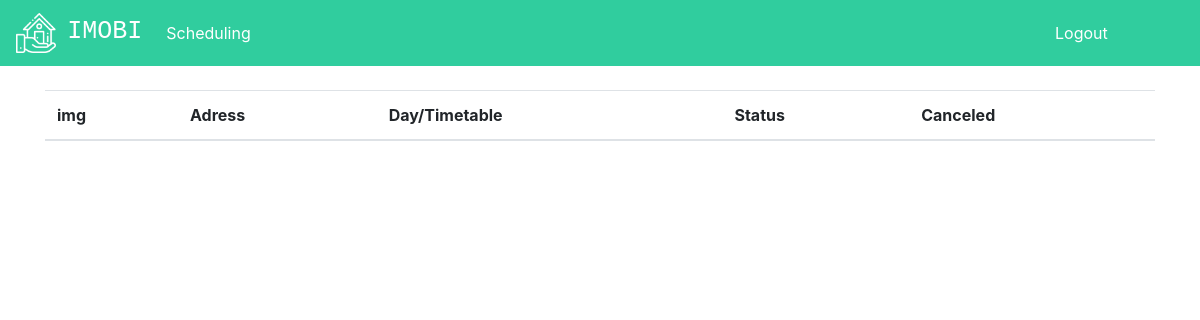
/scheduling (signed in), run on an earlier commit of the app's database.
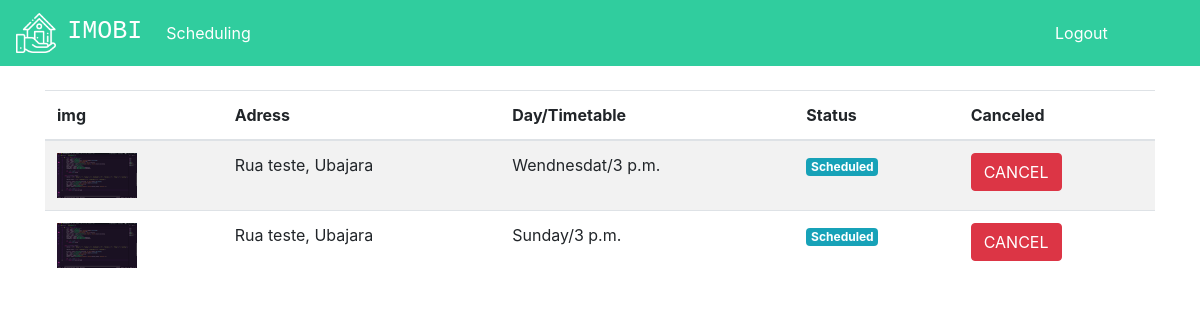
And on a later commit of the database.
### home/models.py (models this page shows, shortened)
class Visits(models.Model):
    choices = (('Monday', 'Monday'),('Tuesday', 'Tuesday'),('Wendnesdat', 'Wendnesdat'),('Thursday', 'Thursday'),('Friday', 'Friday'),('Saturday','Saturday'),('Sunday', 'Sunday'))
    choices_status = (('S', 'Scheduled'),('F', 'Finalized'),('C', 'Canceled'))
    building = models.ForeignKey(Building, on_delete=models.DO_NOTHING)
    user = models.ForeignKey(User, on_delete=models.DO_NOTHING)
    day = models.CharField(max_length=20, choices=choices)
    timetable = models.TimeField()
    status = models.CharField(max_length=1, choices=choices_status, default='S')

class Building(models.Model):
    choices = (('S', 'Sale'), ('R', 'Rent'))
    choices_building = (('A', 'Apartment'), ('H', 'House'))
    images = models.ManyToManyField(Image)
    value = models.FloatField()
    rooms = models.IntegerField()
    size = models.FloatField()
    city = models.ForeignKey(City, on_delete=models.DO_NOTHING)
    street = models.CharField(max_length=50)
    kind = models.CharField(max_length=1, choices=choices)
    immovable_type = models.CharField(max_length=1, choices=choices_building)
    number = models.IntegerField()
    description = models.TextField()
    visit_days = models.ManyToManyField(DayVisit)
    timetables = models.ManyToManyField(Timetable)

class Image(models.Model):
    img = models.ImageField(upload_to='img')
    def __str__(self) -> str:
        return self.img.url

class City(models.Model):
    name = models.CharField(max_length=30)
    def __str__(self) -> str:
        return self.name

### home/views.py (the view)
# urls.py: path('scheduling', views.scheduling, name="scheduling"),
def scheduling(request):
    if request.user.is_authenticated:
        visits = Visits.objects.filter(user=request.user)
        return render(request, 'scheduling.html', {'visits': visits})
    else:
        messages.add_message(request, constants.WARNING, 'Login required')
        return redirect('/auth/login')

### home/templates/scheduling.html (shortened to what this page needs)
{% extends 'base.html' %}
{% load static %}
{% block 'head' %}
<link rel="stylesheet" href="{% static 'home/css/home.css' %}">
{% endblock  %}
{% block 'body' %}
    <div class="container">
        <br>
        <table class="table table-striped">
        <thead>
            <tr>
                <th scope="col">img</th>
                <th scope="col">Adress</th>
                <th scope="col">Day/Timetable</th>
                <th scope="col">Status</th>
                <th scope="col">Canceled</th>
            </tr>
        </thead>
        <tbody>
            {% for visit in visits %}
                <tr>
                    <th><img width="80" src="{{visit.building.images.all.0}}"></th>
                    <td>{{visit.building.street}}, {{visit.building.city}}</td>
                    <td>{{visit.day}}/{{visit.timetable}}</td>
                    <td>
                        {% if visit.status == "S" %}
                            <span class="badge badge-info">Scheduled</span>
                        {% endif %}
                    </td>
                    <td>
                        {% if visit.status == "S" %}
                            <a href="{% url 'cancel_scheduling' visit.id %}" class="btn btn-danger">CANCEL</a>
                        {% else %}
                            <a href="" class="btn btn-danger disabled">CANCEL</a>
                        {% endif %}
                    </td>
                </tr>
            {% endfor %}
        </tbody>
    </table>
    </div>
{% endblock  %}

What changed in the data, as far as the page shows it:
added Visits: building.images.all.0 (picture), building.street "Rua teste", building.city "Ubajara", day "Wendnesdat", timetable "3 p.m.", status "Scheduled"
added Visits: building.images.all.0 (picture), building.street "Rua teste", building.city "Ubajara", day "Sunday", timetable "3 p.m.", status "Scheduled"
